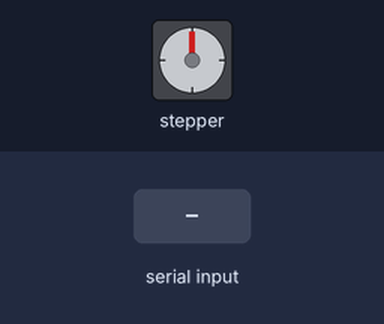
This sketch was run on a simulated Arduino Uno, built with avr-gcc and run on an emulated ATmega328P. On the bench: stepper motor. Wiring (inferred from the names in the program): stepper motor driver (200 steps per turn assumed): step pin 4; direction pin 3; enable pin 5. Inputs (shaded band) come from the test bench.

Above: at 1.2 s.
1.3 s: "C" received over Serial
At 5.2 s:
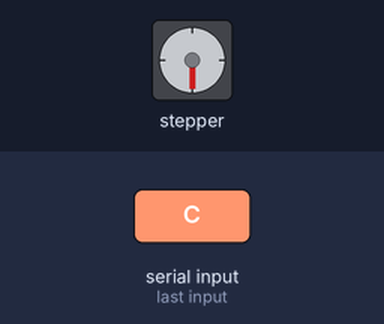
5.8 s: "W" received over Serial
At 11.4 s:
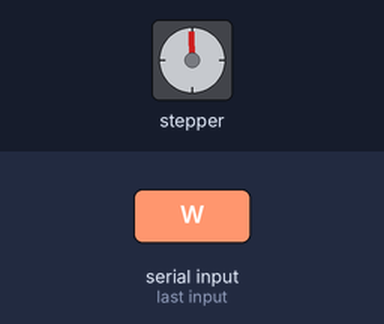
11.8 s: "C" received over Serial
At 17.5 s:
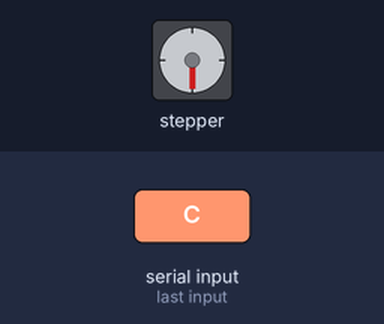
Timing chart, 0 to 19.0 s (numbered marks = the images above; inputs shaded):
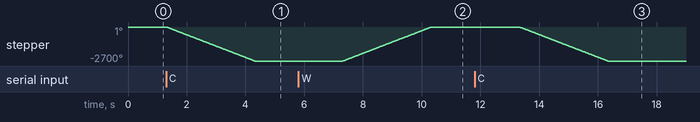

Measured:
- after the input at 1.3 s, stepper: turns 2700° counter-clockwise in 3.0 s, starting at once
- after the input at 5.8 s, stepper: turns 2699° clockwise in 3.0 s, starting after 1.5 s
- after the input at 11.8 s, stepper: turns 2699° counter-clockwise in 3.0 s, starting after 1.5 s

The sketch:

CWS_3secs_motorbank_rp2040.ino
```cpp
#define EN_PIN    5 // enable
#define DIR_PIN   3 // direction
#define STEP_PIN  4 // step

void setup() {
  // set pin modes
  pinMode(EN_PIN, OUTPUT);
  pinMode(DIR_PIN, OUTPUT);
  pinMode(STEP_PIN, OUTPUT);
  digitalWrite(EN_PIN, HIGH); // deactivate driver (LOW active)
  Serial.begin(9600);
}

void loop() {
  if (Serial.available() > 0) {
    char command = Serial.read();
    executeCommand(command);
  }
}

void executeCommand(char command) {
  switch (command) {
    case 'C':
      rotateClockwise();
      break;

    case 'W':
      rotateCounterClockwise();
      break;

    case 'S':
      stopMotor();
      break;

    default:
      Serial.println("Invalid command");
  }
}

void rotateClockwise() {
  digitalWrite(DIR_PIN, LOW); //  clockwise rotation
  digitalWrite(EN_PIN, LOW);  // Activate driver

  for (int i = 0; i < 1500; i++) { // 1500 steps at 2 ms per step is 3 seconds
    digitalWrite(STEP_PIN, HIGH);
    delayMicroseconds(1000);
    digitalWrite(STEP_PIN, LOW);
    delayMicroseconds(1000);
  }

  // Stop motor
  stopMotor();
}

void rotateCounterClockwise() {
  digitalWrite(DIR_PIN, HIGH); // counterclockwise rotation
  digitalWrite(EN_PIN, LOW);   // Activate driver

  for (int i = 0; i < 1500; i++) { // 1500 steps at 2 ms per step is 3 seconds
    digitalWrite(STEP_PIN, HIGH);
    delayMicroseconds(1000);
    digitalWrite(STEP_PIN, LOW);
    delayMicroseconds(1000);
  }

  // Stop motor
  stopMotor();
}

void stopMotor() {
  digitalWrite(EN_PIN, HIGH); // Deactivate driver
  digitalWrite(STEP_PIN, HIGH);
  delay(3000); // Stop for 3 seconds
}
```
